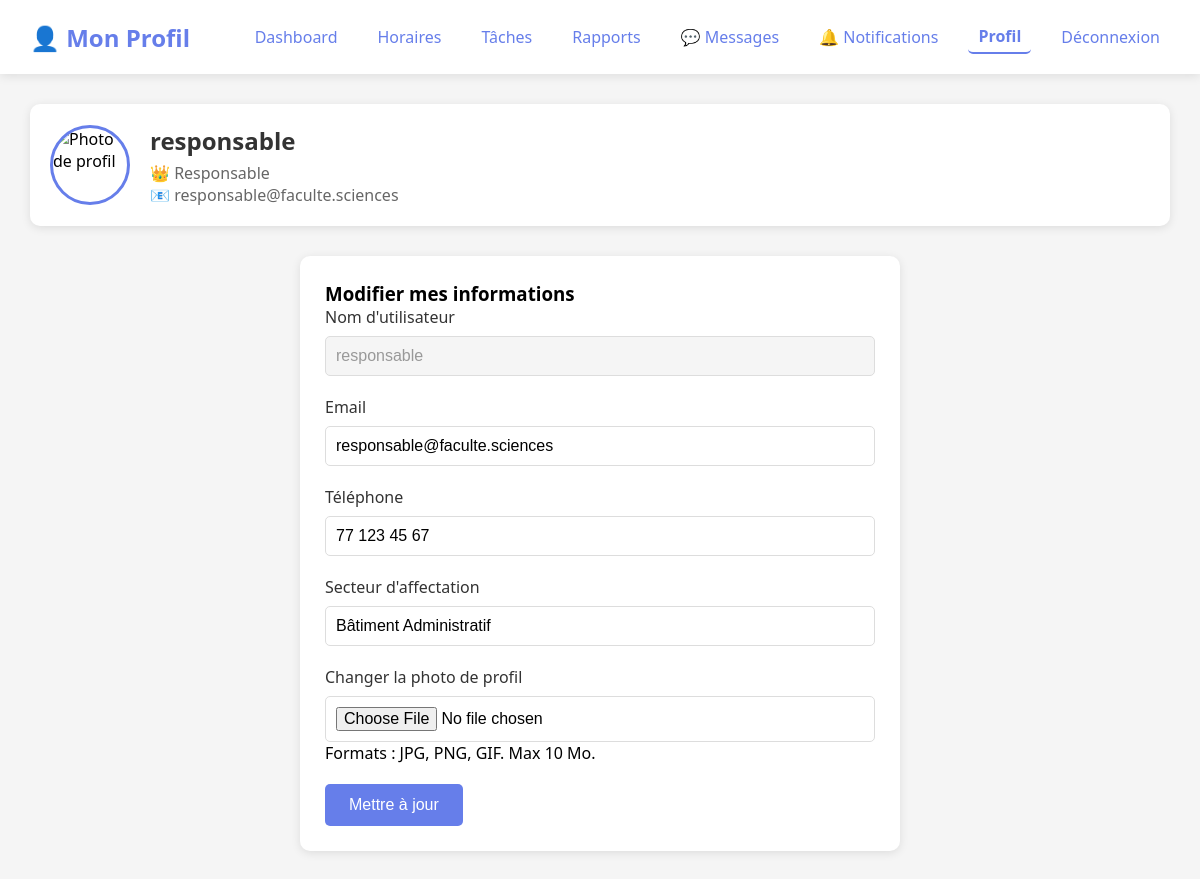
/profile.php (signed in), run on the app's committed database.
### tables this page shows
CREATE TABLE `users` (
  `id` int(11) NOT NULL,
  `username` varchar(50) NOT NULL,
  `password` varchar(255) NOT NULL,
  `email` varchar(100) NOT NULL,
  `role` enum('responsable','agent') DEFAULT 'agent',
  `telephone` varchar(20) DEFAULT NULL,
  `secteur` varchar(100) DEFAULT NULL,
  `created_at` timestamp NOT NULL DEFAULT current_timestamp(),
  `updated_at` timestamp NOT NULL DEFAULT current_timestamp() ON UPDATE current_timestamp(),
  `profile_photo` varchar(255) DEFAULT NULL,
  `is_approved` tinyint(4) DEFAULT 0
);

### database.php (called while the page is built, shortened)
<?php
function getUserProfilePhoto($db, $user_id) {
    $stmt = $db->prepare("SELECT profile_photo FROM users WHERE id = ?");
    $stmt->execute([$user_id]);
    $result = $stmt->fetch(PDO::FETCH_ASSOC);
    return 'images/default-avatar.png';
}
?>

### profile.php (the view, shortened to what this page needs)
<?php
require_once 'config/database.php';
$database = new Database();
$db = $database->getConnection();
$user_id = $_SESSION['user_id'];
$profilePhoto = getUserProfilePhoto($db, $user_id);
$userStmt = $db->prepare("SELECT * FROM users WHERE id = ?");
$userStmt->execute([$user_id]);
$user = $userStmt->fetch(PDO::FETCH_ASSOC);
$unreadMsgCount = 0;
try {
    $stmt = $db->prepare("SELECT COUNT(*) FROM messages WHERE receiver_id = ? AND is_read = 0");
    $stmt->execute([$user_id]);
    $unreadMsgCount = (int) $stmt->fetchColumn();
} catch (Exception $e) { $unreadMsgCount = 0; }
$unreadCount = 0;
try {
    $stmt = $db->prepare("SELECT COUNT(*) FROM notifications WHERE user_id = ? AND is_read = 0");
    $stmt->execute([$user_id]);
    $unreadCount = (int) $stmt->fetchColumn();
} catch (Exception $e) { $unreadCount = 0; }
?>
<!DOCTYPE html>
<html lang="fr">
<head>
    <link rel="stylesheet" href="css/style.css">
</head>
<body>
<div class="dashboard">
    <nav class="navbar">
        <h1>👤 Mon Profil</h1>
        <div class="nav-links">
            <a href="dashboard.php">Dashboard</a>
            <?php if ($_SESSION['user_role'] === 'responsable'): ?>
                <a href="schedules.php">Horaires</a>
                <a href="tasks.php">Tâches</a>
                <a href="view_reports.php">Rapports</a>
            <?php else: ?>
                <a href="my_schedules.php">Mes horaires</a>
                <a href="my_tasks.php">Mes tâches</a>
                <a href="submit_report.php">Rapport</a>
            <?php endif; ?>
            <a href="messages.php">💬 Messages <?= $unreadMsgCount > 0 ? "<span style='background:red; color:white; border-radius:50%; padding:2px 6px;'>$unreadMsgCount</span>" : '' ?></a>
            <a href="notifications.php">🔔 Notifications <?= $unreadCount > 0 ? "<span style='background:red; color:white; border-radius:50%; padding:2px 6px;'>$unreadCount</span>" : '' ?></a>
            <a href="profile.php" class="active">Profil</a>
            <a href="logout.php">Déconnexion</a>
        </div>
    </nav>
    <div class="content">
        <div class="profile-header">
            <img src="<?= $profilePhoto ?>" alt="Photo de profil" class="profile-avatar" onerror="this.src='images/default-avatar.png'">
            <div class="profile-info">
                <h2><?= htmlspecialchars($user['username']) ?></h2>
                <p><?= $user['role'] === 'responsable' ? '👑 Responsable' : '🧹 Agent d\'entretien' ?></p>
                <p>📧 <?= htmlspecialchars($user['email']) ?></p>
            </div>
        </div>
        <div class="profile-card">
            <h3>Modifier mes informations</h3>
            <form method="POST" enctype="multipart/form-data">
                <div class="form-group">
                    <label>Nom d'utilisateur</label>
                    <input type="text" value="<?= htmlspecialchars($user['username']) ?>" disabled>
                </div>
                <div class="form-group">
                    <label>Email</label>
                    <input type="email" name="email" value="<?= htmlspecialchars($user['email']) ?>" required>
                </div>
                <div class="form-group">
                    <label>Téléphone</label>
                    <input type="text" name="telephone" value="<?= htmlspecialchars($user['telephone'] ?? '') ?>">
                </div>
                <div class="form-group">
                    <label>Secteur d'affectation</label>
                    <input type="text" name="secteur" value="<?= htmlspecialchars($user['secteur'] ?? '') ?>">
                </div>
                <div class="form-group">
                    <label>Changer la photo de profil</label>
                    <input type="file" name="profile_photo" accept="image/*">
                    <div class="info-text">Formats : JPG, PNG, GIF. Max 10 Mo.</div>
                </div>
                <button type="submit" class="btn-primary">Mettre à jour</button>
            </form>
        </div>
    </div>
</div>
</body>
</html>

### style.css (style rules this page uses)
* { margin: 0; padding: 0; box-sizing: border-box; }
body { font-family: 'Segoe UI', Tahoma, Geneva, Verdana, sans-serif; background: linear-gradient(135deg, #667eea 0%, #764ba2 100%); min-height: 100vh; }
.dashboard { min-height: 100vh; background: #f5f5f5; }
.navbar { background: white; padding: 20px 30px; box-shadow: 0 2px 10px rgba(0,0,0,0.1); display: flex; justify-content: space-between; align-items: center; flex-wrap: wrap; }
.navbar h1 { color: #667eea; font-size: 1.5em; }
.nav-links { display: flex; gap: 20px; align-items: center; }
.nav-links a { text-decoration: none; color: #667eea; padding: 5px 10px; border-radius: 5px; transition: background 0.3s; }
.content { padding: 30px; max-width: 1200px; margin: 0 auto; }
.content h2 { color: #333; margin-bottom: 20px; margin-top: 30px; }
.content h2:first-of-type { margin-top: 0; }
.form-group { margin-bottom: 20px; }
.form-group label { display: block; margin-bottom: 8px; color: #333; font-weight: 500; }
.form-group input { width: 100%; padding: 10px; border: 1px solid #ddd; border-radius: 5px; font-size: 1em; transition: border-color 0.3s; }
.form-group input:disabled { background: #f5f5f5; color: #999; }
.btn-primary, .btn-small { background: #667eea; color: white; border: none; padding: 12px 24px; border-radius: 5px; cursor: pointer; font-size: 1em; transition: background 0.3s; }
.info-box, .welcome-card, .profile-card { background: white; padding: 25px; border-radius: 10px; margin-bottom: 20px; box-shadow: 0 2px 10px rgba(0,0,0,0.1); }
.profile-card { max-width: 600px; margin: 0 auto; }
.active { font-weight: bold; border-bottom: 2px solid #667eea; }

### profile.php (style rules this page uses)
.profile-header { display: flex; align-items: center; gap: 20px; background: white; padding: 20px; border-radius: 10px; margin-bottom: 30px; box-shadow: 0 2px 10px rgba(0,0,0,0.1); }
.profile-avatar { width: 80px; height: 80px; border-radius: 50%; object-fit: cover; border: 3px solid #667eea; }
.profile-info h2 { margin: 0 0 5px 0; color: #333; }
.profile-info p { margin: 0; color: #666; }
.profile-card { background: white; padding: 25px; border-radius: 10px; box-shadow: 0 2px 10px rgba(0,0,0,0.1); max-width: 600px; }

### data on the page
users: username "responsable", email "responsable@faculte.sciences", telephone "77 123 45 67", secteur "Bâtiment Administratif"
